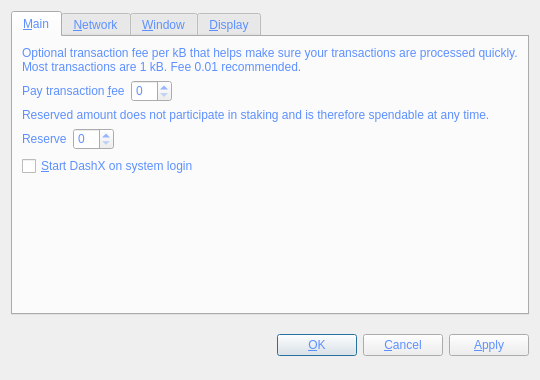
<?xml version="1.0" encoding="UTF-8"?>
<ui version="4.0">
 <class>OptionsDialog</class>
 <widget class="QDialog" name="OptionsDialog">
  <property name="geometry">
   <rect>
    <x>0</x>
    <y>0</y>
    <width>540</width>
    <height>380</height>
   </rect>
  </property>
  <property name="windowTitle">
   <string>Options</string>
  </property>
  <property name="styleSheet">
   <string notr="true">background-image: url(:/images/bkg2);
color: rgb(93, 144, 255);
font: 75 9pt &quot;MS Shell Dlg 2&quot;;</string>
  </property>
  <property name="modal">
   <bool>true</bool>
  </property>
  <layout class="QVBoxLayout" name="verticalLayout">
   <item>
    <widget class="QTabWidget" name="tabWidget">
     <property name="tabPosition">
      <enum>QTabWidget::North</enum>
     </property>
     <property name="currentIndex">
      <number>0</number>
     </property>
     <widget class="QWidget" name="tabMain">
      <attribute name="title">
       <string>&amp;Main</string>
      </attribute>
      <layout class="QVBoxLayout" name="verticalLayout_Main">
       <item>
        <widget class="QLabel" name="transactionFeeInfoLabel">
         <property name="text">
          <string>Optional transaction fee per kB that helps make sure your transactions are processed quickly. Most transactions are 1 kB. Fee 0.01 recommended.</string>
         </property>
         <property name="textFormat">
          <enum>Qt::PlainText</enum>
         </property>
         <property name="wordWrap">
          <bool>true</bool>
         </property>
        </widget>
       </item>
       <item>
        <layout class="QHBoxLayout" name="horizontalLayoutFee">
         <item>
          <widget class="QLabel" name="transactionFeeLabel">
           <property name="text">
            <string>Pay transaction &amp;fee</string>
           </property>
           <property name="textFormat">
            <enum>Qt::PlainText</enum>
           </property>
           <property name="buddy">
            <cstring>transactionFee</cstring>
           </property>
          </widget>
         </item>
         <item>
          <widget class="BitcoinAmountField" name="transactionFee"/>
         </item>
         <item>
          <spacer name="horizontalSpacerFee">
           <property name="orientation">
            <enum>Qt::Horizontal</enum>
           </property>
           <property name="sizeHint" stdset="0">
            <size>
             <width>40</width>
             <height>20</height>
            </size>
           </property>
          </spacer>
         </item>
        </layout>
       </item>
       <item>
        <widget class="QLabel" name="reserveBalanceInfoLabel">
         <property name="text">
          <string>Reserved amount does not participate in staking and is therefore spendable at any time.</string>
         </property>
         <property name="textFormat">
          <enum>Qt::PlainText</enum>
         </property>
         <property name="wordWrap">
          <bool>true</bool>
         </property>
        </widget>
       </item>
       <item>
        <layout class="QHBoxLayout" name="horizontalLayoutReserveBalance">
         <item>
          <widget class="QLabel" name="reserveBalanceLabel">
           <property name="text">
            <string>Reserve</string>
           </property>
           <property name="textFormat">
            <enum>Qt::PlainText</enum>
           </property>
           <property name="buddy">
            <cstring>reserveBalance</cstring>
           </property>
          </widget>
         </item>
         <item>
          <widget class="BitcoinAmountField" name="reserveBalance"/>
         </item>
         <item>
          <spacer name="horizontalSpacerReserveBalance">
           <property name="orientation">
            <enum>Qt::Horizontal</enum>
           </property>
           <property name="sizeHint" stdset="0">
            <size>
             <width>40</width>
             <height>20</height>
            </size>
           </property>
          </spacer>
         </item>
        </layout>
       </item>
       <item>
        <widget class="QCheckBox" name="bitcoinAtStartup">
         <property name="toolTip">
          <string>Automatically start DashX after logging in to the system.</string>
         </property>
         <property name="text">
          <string>&amp;Start DashX on system login</string>
         </property>
        </widget>
       </item>
       <item>
        <spacer name="verticalSpacer_Main">
         <property name="orientation">
          <enum>Qt::Vertical</enum>
         </property>
         <property name="sizeHint" stdset="0">
          <size>
           <width>20</width>
           <height>40</height>
          </size>
         </property>
        </spacer>
       </item>
      </layout>
     </widget>
     <widget class="QWidget" name="tabNetwork">
      <attribute name="title">
       <string>&amp;Network</string>
      </attribute>
      <layout class="QVBoxLayout" name="verticalLayout_Network">
       <item>
        <widget class="QCheckBox" name="mapPortUpnp">
         <property name="toolTip">
          <string>Automatically open the DashX client port on the router. This only works when your router supports UPnP and it is enabled.</string>
         </property>
         <property name="text">
          <string>Map port using &amp;UPnP</string>
         </property>
        </widget>
       </item>
       <item>
        <widget class="QCheckBox" name="connectSocks">
         <property name="toolTip">
          <string>Connect to the DashX network through a SOCKS proxy (e.g. when connecting through Tor).</string>
         </property>
         <property name="text">
          <string>&amp;Connect through SOCKS proxy:</string>
         </property>
        </widget>
       </item>
       <item>
        <layout class="QHBoxLayout" name="horizontalLayout_Network">
         <item>
          <widget class="QLabel" name="proxyIpLabel">
           <property name="text">
            <string>Proxy &amp;IP:</string>
           </property>
           <property name="textFormat">
            <enum>Qt::PlainText</enum>
           </property>
           <property name="buddy">
            <cstring>proxyIp</cstring>
           </property>
          </widget>
         </item>
         <item>
          <widget class="QValidatedLineEdit" name="proxyIp">
           <property name="maximumSize">
            <size>
             <width>140</width>
             <height>16777215</height>
            </size>
           </property>
           <property name="toolTip">
            <string>IP address of the proxy (e.g. 127.0.0.1)</string>
           </property>
          </widget>
         </item>
         <item>
          <widget class="QLabel" name="proxyPortLabel">
           <property name="text">
            <string>&amp;Port:</string>
           </property>
           <property name="textFormat">
            <enum>Qt::PlainText</enum>
           </property>
           <property name="buddy">
            <cstring>proxyPort</cstring>
           </property>
          </widget>
         </item>
         <item>
          <widget class="QLineEdit" name="proxyPort">
           <property name="maximumSize">
            <size>
             <width>55</width>
             <height>16777215</height>
            </size>
           </property>
           <property name="toolTip">
            <string>Port of the proxy (e.g. 9050)</string>
           </property>
          </widget>
         </item>
         <item>
          <widget class="QLabel" name="socksVersionLabel">
           <property name="text">
            <string>SOCKS &amp;Version:</string>
           </property>
           <property name="textFormat">
            <enum>Qt::PlainText</enum>
           </property>
           <property name="buddy">
            <cstring>socksVersion</cstring>
           </property>
          </widget>
         </item>
         <item>
          <widget class="QValueComboBox" name="socksVersion">
           <property name="toolTip">
            <string>SOCKS version of the proxy (e.g. 5)</string>
           </property>
          </widget>
         </item>
         <item>
          <spacer name="horizontalSpacer_Network">
           <property name="orientation">
            <enum>Qt::Horizontal</enum>
           </property>
           <property name="sizeHint" stdset="0">
            <size>
             <width>40</width>
             <height>20</height>
            </size>
           </property>
          </spacer>
         </item>
        </layout>
       </item>
       <item>
        <spacer name="verticalSpacer_Network">
         <property name="orientation">
          <enum>Qt::Vertical</enum>
         </property>
         <property name="sizeHint" stdset="0">
          <size>
           <width>20</width>
           <height>40</height>
          </size>
         </property>
        </spacer>
       </item>
      </layout>
     </widget>
     <widget class="QWidget" name="tabWindow">
      <attribute name="title">
       <string>&amp;Window</string>
      </attribute>
      <layout class="QVBoxLayout" name="verticalLayout_Window">
       <item>
        <widget class="QCheckBox" name="minimizeToTray">
         <property name="toolTip">
          <string>Show only a tray icon after minimizing the window.</string>
         </property>
         <property name="text">
          <string>&amp;Minimize to the tray instead of the taskbar</string>
         </property>
        </widget>
       </item>
       <item>
        <widget class="QCheckBox" name="minimizeOnClose">
         <property name="toolTip">
          <string>Minimize instead of exit the application when the window is closed. When this option is enabled, the application will be closed only after selecting Quit in the menu.</string>
         </property>
         <property name="text">
          <string>M&amp;inimize on close</string>
         </property>
        </widget>
       </item>
       <item>
        <spacer name="verticalSpacer_Window">
         <property name="orientation">
          <enum>Qt::Vertical</enum>
         </property>
         <property name="sizeHint" stdset="0">
          <size>
           <width>20</width>
           <height>40</height>
          </size>
         </property>
        </spacer>
       </item>
      </layout>
     </widget>
     <widget class="QWidget" name="tabDisplay">
      <attribute name="title">
       <string>&amp;Display</string>
      </attribute>
      <layout class="QVBoxLayout" name="verticalLayout_Display">
       <item>
        <layout class="QHBoxLayout" name="horizontalLayout_1_Display">
         <item>
          <widget class="QLabel" name="langLabel">
           <property name="text">
            <string>User Interface &amp;language:</string>
           </property>
           <property name="textFormat">
            <enum>Qt::PlainText</enum>
           </property>
           <property name="buddy">
            <cstring>lang</cstring>
           </property>
          </widget>
         </item>
         <item>
          <widget class="QValueComboBox" name="lang">
           <property name="toolTip">
            <string>The user interface language can be set here. This setting will take effect after restarting DashX.</string>
           </property>
          </widget>
         </item>
        </layout>
       </item>
       <item>
        <layout class="QHBoxLayout" name="horizontalLayout_2_Display">
         <item>
          <widget class="QLabel" name="unitLabel">
           <property name="text">
            <string>&amp;Unit to show amounts in:</string>
           </property>
           <property name="textFormat">
            <enum>Qt::PlainText</enum>
           </property>
           <property name="buddy">
            <cstring>unit</cstring>
           </property>
          </widget>
         </item>
         <item>
          <widget class="QValueComboBox" name="unit">
           <property name="toolTip">
            <string>Choose the default subdivision unit to show in the interface and when sending coins.</string>
           </property>
          </widget>
         </item>
        </layout>
       </item>
       <item>
        <widget class="QCheckBox" name="displayAddresses">
         <property name="toolTip">
          <string>Whether to show DashX addresses in the transaction list or not.</string>
         </property>
         <property name="text">
          <string>&amp;Display addresses in transaction list</string>
         </property>
        </widget>
       </item>
       <item>
        <widget class="QCheckBox" name="coinControlFeatures">
         <property name="toolTip">
          <string>Whether to show coin control features or not.</string>
         </property>
         <property name="text">
          <string>Display coin &amp;control features (experts only!)</string>
         </property>
        </widget>
       </item>
       <item>
        <spacer name="verticalSpacer_Display">
         <property name="orientation">
          <enum>Qt::Vertical</enum>
         </property>
         <property name="sizeHint" stdset="0">
          <size>
           <width>20</width>
           <height>40</height>
          </size>
         </property>
        </spacer>
       </item>
      </layout>
     </widget>
    </widget>
   </item>
   <item>
    <layout class="QHBoxLayout" name="horizontalLayout_Buttons">
     <item>
      <spacer name="horizontalSpacer_1">
       <property name="orientation">
        <enum>Qt::Horizontal</enum>
       </property>
       <property name="sizeHint" stdset="0">
        <size>
         <width>40</width>
         <height>48</height>
        </size>
       </property>
      </spacer>
     </item>
     <item>
      <widget class="QLabel" name="statusLabel">
       <property name="font">
        <font>
         <family>MS Shell Dlg 2</family>
         <pointsize>9</pointsize>
         <weight>9</weight>
         <italic>false</italic>
         <bold>false</bold>
        </font>
       </property>
       <property name="text">
        <string/>
       </property>
       <property name="textFormat">
        <enum>Qt::PlainText</enum>
       </property>
       <property name="wordWrap">
        <bool>true</bool>
       </property>
      </widget>
     </item>
     <item>
      <spacer name="horizontalSpacer_2">
       <property name="orientation">
        <enum>Qt::Horizontal</enum>
       </property>
       <property name="sizeHint" stdset="0">
        <size>
         <width>40</width>
         <height>48</height>
        </size>
       </property>
      </spacer>
     </item>
     <item>
      <widget class="QPushButton" name="okButton">
       <property name="text">
        <string>&amp;OK</string>
       </property>
      </widget>
     </item>
     <item>
      <widget class="QPushButton" name="cancelButton">
       <property name="text">
        <string>&amp;Cancel</string>
       </property>
       <property name="autoDefault">
        <bool>false</bool>
       </property>
      </widget>
     </item>
     <item>
      <widget class="QPushButton" name="applyButton">
       <property name="text">
        <string>&amp;Apply</string>
       </property>
       <property name="autoDefault">
        <bool>false</bool>
       </property>
      </widget>
     </item>
    </layout>
   </item>
  </layout>
 </widget>
 <customwidgets>
  <customwidget>
   <class>BitcoinAmountField</class>
   <extends>QSpinBox</extends>
   <header>bitcoinamountfield.h</header>
   <container>1</container>
  </customwidget>
  <customwidget>
   <class>QValueComboBox</class>
   <extends>QComboBox</extends>
   <header>qvaluecombobox.h</header>
  </customwidget>
  <customwidget>
   <class>QValidatedLineEdit</class>
   <extends>QLineEdit</extends>
   <header>qvalidatedlineedit.h</header>
  </customwidget>
 </customwidgets>
 <resources/>
 <connections/>
</ui>
